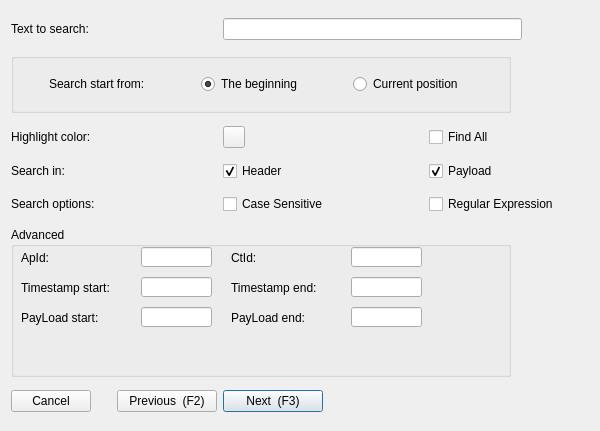
<?xml version="1.0" encoding="UTF-8"?>
<ui version="4.0">
 <class>SearchDialog</class>
 <widget class="QDialog" name="SearchDialog">
  <property name="geometry">
   <rect>
    <x>0</x>
    <y>0</y>
    <width>600</width>
    <height>431</height>
   </rect>
  </property>
  <property name="minimumSize">
   <size>
    <width>600</width>
    <height>0</height>
   </size>
  </property>
  <property name="maximumSize">
   <size>
    <width>700</width>
    <height>2000</height>
   </size>
  </property>
  <property name="windowTitle">
   <string>Search</string>
  </property>
  <property name="windowIcon">
   <iconset resource="resource.qrc">
    <normaloff>:/toolbar/png/system-search.png</normaloff>:/toolbar/png/system-search.png</iconset>
  </property>
  <layout class="QGridLayout" name="gridLayout">
   <item row="12" column="0" colspan="9">
    <widget class="QGroupBox" name="groupBox_2">
     <property name="maximumSize">
      <size>
       <width>500</width>
       <height>150</height>
      </size>
     </property>
     <property name="title">
      <string>Advanced</string>
     </property>
     <widget class="QLineEdit" name="apIdlineEdit">
      <property name="geometry">
       <rect>
        <x>130</x>
        <y>20</y>
        <width>71</width>
        <height>20</height>
       </rect>
      </property>
      <property name="toolTip">
       <string>&lt;html&gt;&lt;head/&gt;&lt;body&gt;&lt;p&gt;Only messages of the given ApId are considered by the search &lt;/p&gt;&lt;/body&gt;&lt;/html&gt;</string>
      </property>
      <property name="whatsThis">
       <string>&lt;html&gt;&lt;head/&gt;&lt;body&gt;&lt;p&gt;Enter the ApId to search text only for this ApId&lt;/p&gt;&lt;/body&gt;&lt;/html&gt;</string>
      </property>
     </widget>
     <widget class="QLabel" name="label_6">
      <property name="geometry">
       <rect>
        <x>10</x>
        <y>20</y>
        <width>51</width>
        <height>21</height>
       </rect>
      </property>
      <property name="text">
       <string>ApId:</string>
      </property>
     </widget>
     <widget class="QLabel" name="label_7">
      <property name="geometry">
       <rect>
        <x>220</x>
        <y>20</y>
        <width>51</width>
        <height>21</height>
       </rect>
      </property>
      <property name="text">
       <string>CtId:</string>
      </property>
     </widget>
     <widget class="QLineEdit" name="ctIdlineEdit">
      <property name="geometry">
       <rect>
        <x>340</x>
        <y>20</y>
        <width>71</width>
        <height>20</height>
       </rect>
      </property>
      <property name="toolTip">
       <string>&lt;html&gt;&lt;head/&gt;&lt;body&gt;&lt;p&gt;Only messages of the given CtId are considered by the search &lt;/p&gt;&lt;/body&gt;&lt;/html&gt;</string>
      </property>
      <property name="whatsThis">
       <string>&lt;html&gt;&lt;head/&gt;&lt;body&gt;&lt;p&gt;Enter the CtId to search text only for this CtId&lt;/p&gt;&lt;/body&gt;&lt;/html&gt;</string>
      </property>
     </widget>
     <widget class="QLineEdit" name="timeStartlineEdit">
      <property name="geometry">
       <rect>
        <x>130</x>
        <y>50</y>
        <width>71</width>
        <height>20</height>
       </rect>
      </property>
      <property name="toolTip">
       <string>&lt;html&gt;&lt;head/&gt;&lt;body&gt;&lt;p&gt;Starting time stamp of format xxx.yyy&lt;/p&gt;&lt;/body&gt;&lt;/html&gt;</string>
      </property>
      <property name="whatsThis">
       <string>&lt;html&gt;&lt;head/&gt;&lt;body&gt;&lt;p&gt;Enter the TimeStamp start after which the text would be searched&lt;/p&gt;&lt;/body&gt;&lt;/html&gt;</string>
      </property>
     </widget>
     <widget class="QLabel" name="label_8">
      <property name="geometry">
       <rect>
        <x>10</x>
        <y>50</y>
        <width>111</width>
        <height>21</height>
       </rect>
      </property>
      <property name="toolTip">
       <string>&lt;html&gt;&lt;head/&gt;&lt;body&gt;&lt;p&gt;Only consider / show search hits inbetween the given time stamp range&lt;/p&gt;&lt;/body&gt;&lt;/html&gt;</string>
      </property>
      <property name="text">
       <string>Timestamp start:</string>
      </property>
     </widget>
     <widget class="QLineEdit" name="timeEndlineEdit">
      <property name="geometry">
       <rect>
        <x>340</x>
        <y>50</y>
        <width>71</width>
        <height>20</height>
       </rect>
      </property>
      <property name="toolTip">
       <string>&lt;html&gt;&lt;head/&gt;&lt;body&gt;&lt;p&gt;Stop time stamp of format xxx.yyy&lt;/p&gt;&lt;/body&gt;&lt;/html&gt;</string>
      </property>
      <property name="whatsThis">
       <string>&lt;html&gt;&lt;head/&gt;&lt;body&gt;&lt;p&gt;Enter the TimeStamp end before which this text would be searched&lt;/p&gt;&lt;/body&gt;&lt;/html&gt;</string>
      </property>
     </widget>
     <widget class="QLabel" name="label_9">
      <property name="geometry">
       <rect>
        <x>220</x>
        <y>50</y>
        <width>111</width>
        <height>21</height>
       </rect>
      </property>
      <property name="text">
       <string>Timestamp end:</string>
      </property>
     </widget>
     <widget class="QLabel" name="label_10">
      <property name="geometry">
       <rect>
        <x>10</x>
        <y>80</y>
        <width>111</width>
        <height>21</height>
       </rect>
      </property>
      <property name="toolTip">
       <string>&lt;html&gt;&lt;head/&gt;&lt;body&gt;&lt;p&gt;Set here a payload range to be found. The range is defined by a starting pattern and an end pattern. Every message between these patterns is regarded as a search hit.&lt;/p&gt;&lt;/body&gt;&lt;/html&gt;</string>
      </property>
      <property name="text">
       <string>PayLoad start:</string>
      </property>
     </widget>
     <widget class="QLabel" name="label_11">
      <property name="geometry">
       <rect>
        <x>220</x>
        <y>80</y>
        <width>111</width>
        <height>21</height>
       </rect>
      </property>
      <property name="text">
       <string>PayLoad end:</string>
      </property>
     </widget>
     <widget class="QLineEdit" name="payloadStartlineEdit">
      <property name="geometry">
       <rect>
        <x>130</x>
        <y>80</y>
        <width>71</width>
        <height>20</height>
       </rect>
      </property>
      <property name="toolTip">
       <string>&lt;html&gt;&lt;head/&gt;&lt;body&gt;&lt;p&gt;Pattern which is considererd as starting mark.&lt;/p&gt;&lt;/body&gt;&lt;/html&gt;</string>
      </property>
      <property name="whatsThis">
       <string>&lt;html&gt;&lt;head/&gt;&lt;body&gt;&lt;p&gt;Enter the TimeStamp start after which the text would be searched&lt;/p&gt;&lt;/body&gt;&lt;/html&gt;</string>
      </property>
     </widget>
     <widget class="QLineEdit" name="payloadEndlineEdit">
      <property name="geometry">
       <rect>
        <x>340</x>
        <y>80</y>
        <width>71</width>
        <height>20</height>
       </rect>
      </property>
      <property name="toolTip">
       <string>&lt;html&gt;&lt;head/&gt;&lt;body&gt;&lt;p&gt;Pattern which is considererd as stop mark.&lt;/p&gt;&lt;/body&gt;&lt;/html&gt;</string>
      </property>
      <property name="whatsThis">
       <string>&lt;html&gt;&lt;head/&gt;&lt;body&gt;&lt;p&gt;Enter the TimeStamp end before which this text would be searched&lt;/p&gt;&lt;/body&gt;&lt;/html&gt;</string>
      </property>
     </widget>
    </widget>
   </item>
   <item row="10" column="3">
    <widget class="QCheckBox" name="checkBoxRegExp">
     <property name="maximumSize">
      <size>
       <width>200</width>
       <height>20</height>
      </size>
     </property>
     <property name="text">
      <string>Regular Expression</string>
     </property>
    </widget>
   </item>
   <item row="3" column="3">
    <widget class="QCheckBox" name="checkBoxSearchIndex">
     <property name="maximumSize">
      <size>
       <width>100</width>
       <height>16777215</height>
      </size>
     </property>
     <property name="toolTip">
      <string>&lt;html&gt;&lt;head/&gt;&lt;body&gt;&lt;p&gt;Look for all hits and show all the search results in the search results window. If disabled the single step search is active. Navigate through the serach results by next / previous buttons.&lt;/p&gt;&lt;/body&gt;&lt;/html&gt;</string>
     </property>
     <property name="text">
      <string>Find All</string>
     </property>
    </widget>
   </item>
   <item row="10" column="2">
    <widget class="QCheckBox" name="checkBoxCaseSensitive">
     <property name="maximumSize">
      <size>
       <width>100</width>
       <height>16777215</height>
      </size>
     </property>
     <property name="text">
      <string>Case Sensitive</string>
     </property>
     <property name="checked">
      <bool>false</bool>
     </property>
    </widget>
   </item>
   <item row="0" column="2">
    <widget class="QLineEdit" name="lineEditText">
     <property name="minimumSize">
      <size>
       <width>299</width>
       <height>0</height>
      </size>
     </property>
    </widget>
   </item>
   <item row="3" column="2">
    <widget class="QPushButton" name="pushButtonColor">
     <property name="minimumSize">
      <size>
       <width>22</width>
       <height>22</height>
      </size>
     </property>
     <property name="maximumSize">
      <size>
       <width>22</width>
       <height>22</height>
      </size>
     </property>
     <property name="text">
      <string/>
     </property>
     <property name="iconSize">
      <size>
       <width>12</width>
       <height>12</height>
      </size>
     </property>
    </widget>
   </item>
   <item row="6" column="3">
    <widget class="QCheckBox" name="checkBoxPayload">
     <property name="text">
      <string>Payload</string>
     </property>
     <property name="checked">
      <bool>true</bool>
     </property>
    </widget>
   </item>
   <item row="6" column="2">
    <widget class="QCheckBox" name="checkBoxHeader">
     <property name="maximumSize">
      <size>
       <width>80</width>
       <height>16777215</height>
      </size>
     </property>
     <property name="text">
      <string>Header</string>
     </property>
     <property name="checked">
      <bool>true</bool>
     </property>
    </widget>
   </item>
   <item row="6" column="0">
    <widget class="QLabel" name="label_2">
     <property name="layoutDirection">
      <enum>Qt::RightToLeft</enum>
     </property>
     <property name="text">
      <string>Search in:</string>
     </property>
    </widget>
   </item>
   <item row="0" column="0">
    <widget class="QLabel" name="label">
     <property name="text">
      <string>Text to search:</string>
     </property>
    </widget>
   </item>
   <item row="3" column="0">
    <widget class="QLabel" name="label_5">
     <property name="minimumSize">
      <size>
       <width>100</width>
       <height>0</height>
      </size>
     </property>
     <property name="maximumSize">
      <size>
       <width>100</width>
       <height>16777215</height>
      </size>
     </property>
     <property name="text">
      <string>Highlight color:</string>
     </property>
    </widget>
   </item>
   <item row="13" column="0" alignment="Qt::AlignLeft">
    <widget class="QDialogButtonBox" name="buttonBox">
     <property name="layoutDirection">
      <enum>Qt::LeftToRight</enum>
     </property>
     <property name="orientation">
      <enum>Qt::Horizontal</enum>
     </property>
     <property name="standardButtons">
      <set>QDialogButtonBox::Cancel</set>
     </property>
    </widget>
   </item>
   <item row="10" column="0">
    <widget class="QLabel" name="label_4">
     <property name="layoutDirection">
      <enum>Qt::RightToLeft</enum>
     </property>
     <property name="text">
      <string>Search options:</string>
     </property>
    </widget>
   </item>
   <item row="1" column="0" colspan="9">
    <widget class="QGroupBox" name="groupBox">
     <property name="maximumSize">
      <size>
       <width>500</width>
       <height>60</height>
      </size>
     </property>
     <property name="title">
      <string/>
     </property>
     <layout class="QHBoxLayout" name="horizontalLayout">
      <item>
       <widget class="QLabel" name="label_3">
        <property name="maximumSize">
         <size>
          <width>120</width>
          <height>20</height>
         </size>
        </property>
        <property name="layoutDirection">
         <enum>Qt::LeftToRight</enum>
        </property>
        <property name="text">
         <string>Search start from:</string>
        </property>
       </widget>
      </item>
      <item>
       <widget class="QRadioButton" name="radioButtonPosBeginning">
        <property name="minimumSize">
         <size>
          <width>120</width>
          <height>0</height>
         </size>
        </property>
        <property name="maximumSize">
         <size>
          <width>120</width>
          <height>16777215</height>
         </size>
        </property>
        <property name="layoutDirection">
         <enum>Qt::LeftToRight</enum>
        </property>
        <property name="text">
         <string>The beginning</string>
        </property>
        <property name="checked">
         <bool>true</bool>
        </property>
       </widget>
      </item>
      <item>
       <widget class="QRadioButton" name="radioButtonPosCurrent">
        <property name="maximumSize">
         <size>
          <width>120</width>
          <height>16777215</height>
         </size>
        </property>
        <property name="text">
         <string>Current position</string>
        </property>
       </widget>
      </item>
     </layout>
    </widget>
   </item>
   <item row="13" column="1">
    <widget class="QPushButton" name="pushButtonPrevious">
     <property name="minimumSize">
      <size>
       <width>100</width>
       <height>0</height>
      </size>
     </property>
     <property name="maximumSize">
      <size>
       <width>100</width>
       <height>16777215</height>
      </size>
     </property>
     <property name="toolTip">
      <string>&lt;html&gt;&lt;head/&gt;&lt;body&gt;&lt;p&gt;Go back to the last hit in the message table view&lt;/p&gt;&lt;/body&gt;&lt;/html&gt;</string>
     </property>
     <property name="text">
      <string>Previous  (F2)</string>
     </property>
     <property name="shortcut">
      <string>F2</string>
     </property>
    </widget>
   </item>
   <item row="13" column="2">
    <widget class="QPushButton" name="pushButtonNext">
     <property name="sizePolicy">
      <sizepolicy hsizetype="Minimum" vsizetype="Fixed">
       <horstretch>0</horstretch>
       <verstretch>0</verstretch>
      </sizepolicy>
     </property>
     <property name="minimumSize">
      <size>
       <width>100</width>
       <height>0</height>
      </size>
     </property>
     <property name="maximumSize">
      <size>
       <width>100</width>
       <height>16777215</height>
      </size>
     </property>
     <property name="toolTip">
      <string>&lt;html&gt;&lt;head/&gt;&lt;body&gt;&lt;p&gt;Go to next hit in the message table view&lt;/p&gt;&lt;/body&gt;&lt;/html&gt;</string>
     </property>
     <property name="text">
      <string>Next  (F3)</string>
     </property>
     <property name="shortcut">
      <string>F3</string>
     </property>
     <property name="default">
      <bool>true</bool>
     </property>
    </widget>
   </item>
  </layout>
 </widget>
 <tabstops>
  <tabstop>radioButtonPosCurrent</tabstop>
 </tabstops>
 <resources>
  <include location="resource.qrc"/>
 </resources>
 <connections>
  <connection>
   <sender>buttonBox</sender>
   <signal>accepted()</signal>
   <receiver>SearchDialog</receiver>
   <slot>accept()</slot>
   <hints>
    <hint type="sourcelabel">
     <x>248</x>
     <y>254</y>
    </hint>
    <hint type="destinationlabel">
     <x>157</x>
     <y>274</y>
    </hint>
   </hints>
  </connection>
  <connection>
   <sender>buttonBox</sender>
   <signal>rejected()</signal>
   <receiver>SearchDialog</receiver>
   <slot>reject()</slot>
   <hints>
    <hint type="sourcelabel">
     <x>316</x>
     <y>260</y>
    </hint>
    <hint type="destinationlabel">
     <x>286</x>
     <y>274</y>
    </hint>
   </hints>
  </connection>
 </connections>
</ui>
